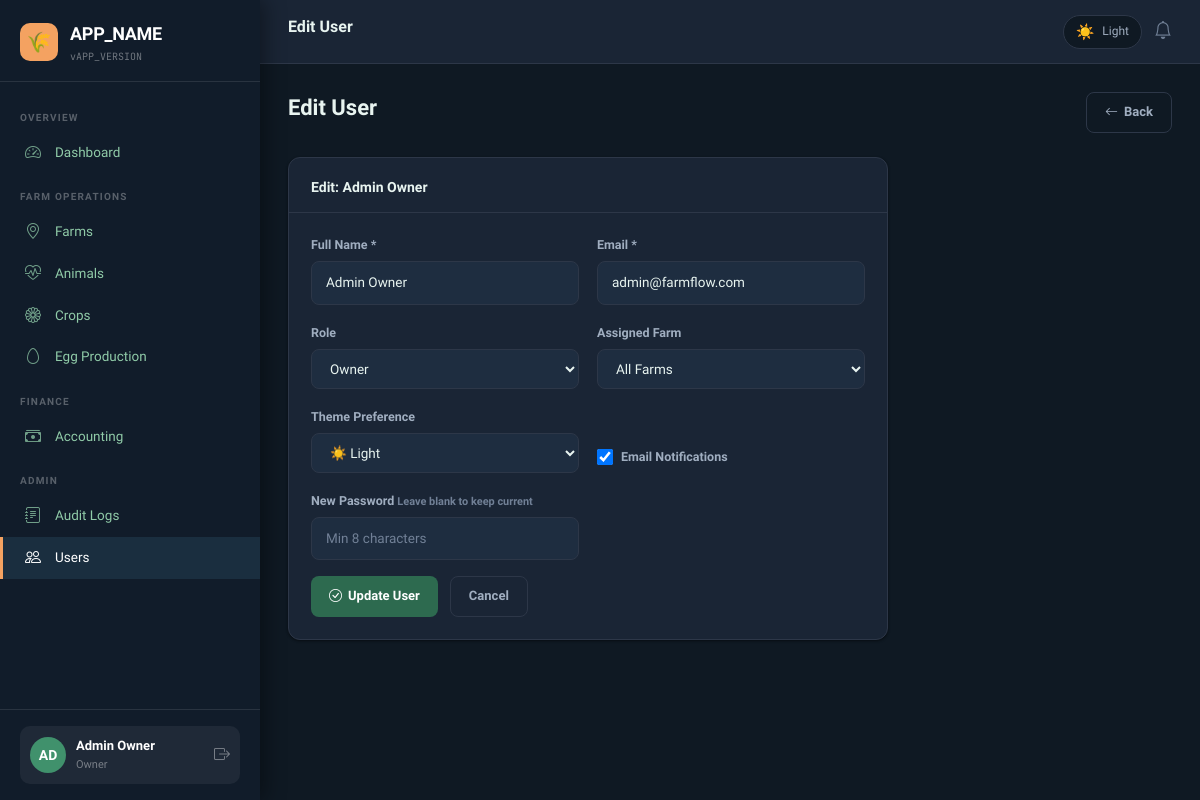
The app's page /modules/users/edit.php?id=1 (signed in) with its own data.
### tables this page shows
CREATE TABLE `users` (
  `id`                    INT UNSIGNED NOT NULL AUTO_INCREMENT,
  `name`                  VARCHAR(150) NOT NULL,
  `email`                 VARCHAR(255) NOT NULL,
  `password`              VARCHAR(255) NOT NULL COMMENT 'Bcrypt hashed',
  `role`                  ENUM('owner','manager','viewer') NOT NULL DEFAULT 'viewer',
  `farm_id`               INT UNSIGNED DEFAULT NULL COMMENT 'Primary farm assignment (NULL = all farms for owner)',
  `email_notifications`   TINYINT(1) NOT NULL DEFAULT 1,
  `theme_preference`      ENUM('light','dark') NOT NULL DEFAULT 'light',
  `last_login`            TIMESTAMP NULL DEFAULT NULL,
  `created_at`            TIMESTAMP NOT NULL DEFAULT CURRENT_TIMESTAMP,
  `updated_at`            TIMESTAMP NOT NULL DEFAULT CURRENT_TIMESTAMP ON UPDATE CURRENT_TIMESTAMP,
  PRIMARY KEY (`id`),
  UNIQUE KEY `uq_users_email` (`email`),
  INDEX `idx_users_role` (`role`),
  INDEX `idx_users_farm` (`farm_id`),
  CONSTRAINT `fk_users_farm` FOREIGN KEY (`farm_id`) REFERENCES `farms` (`id`) ON DELETE SET NULL
);

### core/auth.php (called while the page is built, shortened)
<?php
class Auth {
    public static function check(): bool {
        return isset($_SESSION['user_id']);
    }
    public static function user(): ?array {
        return [
            'id'    => $_SESSION['user_id'],
            'name'  => $_SESSION['user_name'],
            'email' => $_SESSION['user_email'],
            'role'  => $_SESSION['user_role'],
            'farm_id' => $_SESSION['farm_id'],
            'theme' => $_SESSION['theme'] ?? 'light',
            'email_notifications' => $_SESSION['email_notifications'] ?? false,
        ];
    }
    public static function role(): string {
        return $_SESSION['user_role'] ?? 'viewer';
    }
}

### core/db.php (called while the page is built, shortened)
<?php
class DB {
    private static ?PDO $instance = null;
    public static function getInstance(): PDO {
        if (self::$instance === null) {
            $dsn = sprintf(
                'mysql:host=%s;dbname=%s;charset=%s',
                DB_HOST, DB_NAME, DB_CHARSET
            );
            $options = [
                PDO::ATTR_ERRMODE            => PDO::ERRMODE_EXCEPTION,
                PDO::ATTR_DEFAULT_FETCH_MODE => PDO::FETCH_ASSOC,
                PDO::ATTR_EMULATE_PREPARES   => false,
            ];
            try {
                self::$instance = new PDO($dsn, DB_USER, DB_PASS, $options);
            } catch (PDOException $e) {
                error_log('DB Connection failed: ' . $e->getMessage());
                die(json_encode(['error' => 'Database connection failed. Please contact support.']));
            }
        }
        return self::$instance;
    }
    public static function query(string $sql, array $params = []): PDOStatement {
        $stmt = self::getInstance()->prepare($sql);
        $stmt->execute($params);
        return $stmt;
    }
    public static function row(string $sql, array $params = []): ?array {
        $row = self::query($sql, $params)->fetch();
        return $row ?: null;
    }
}

### core/rbac_logger_helpers.php (called while the page is built, shortened)
<?php
class RBAC {
    private static array $permissions = [
        'owner' => [
            'farms'    => ['view','create','edit','delete'],
            'animals'  => ['view','create','edit','delete','sell'],
            'crops'    => ['view','create','edit','delete','harvest'],
            'eggs'     => ['view','create','edit','delete'],
            'sales'    => ['view','create'],
            'logs'     => ['view'],
            'users'    => ['view','create','edit','delete'],
            'reports'  => ['view','export'],
        ],
        'manager' => [
            'farms'    => ['view'],
            'animals'  => ['view','create','edit','sell'],
            'crops'    => ['view','create','edit','harvest'],
            'eggs'     => ['view','create','edit'],
            'sales'    => ['view','create'],
            'logs'     => ['view'],
            'users'    => ['view'],
            'reports'  => ['view'],
        ],
        'viewer' => [
            'farms'    => ['view'],
            'animals'  => ['view'],
            'crops'    => ['view'],
            'eggs'     => ['view'],
            'sales'    => ['view'],
            'logs'     => ['view'],
            'users'    => [],
            'reports'  => ['view'],
        ],
    ];
    public static function can(string $module, string $action): bool {
        $role = Auth::role();
        return in_array($action, self::$permissions[$role][$module] ?? [], true);
    }
}
function e(string $str): string {
    return htmlspecialchars($str, ENT_QUOTES, 'UTF-8');
}

### modules/users/edit.php (the view, shortened to what this page needs)
<?php
require_once __DIR__ . '/../../core/db.php';
require_once __DIR__ . '/../../core/auth.php';
require_once __DIR__ . '/../../core/rbac_logger_helpers.php';
$id   = (int)($_GET['id'] ?? 0);
$user = DB::row("SELECT * FROM users WHERE id = ?", [$id]);
$pageTitle = 'Edit User';
$activeNav = 'users';
include __DIR__ . '/../../templates/header.php';
?>
<div class="ff-page-header">
  <div><h2 class="ff-page-title">Edit User</h2></div>
  <a href="index.php" class="ff-btn ff-btn-outline"><i class="bi bi-arrow-left"></i> Back</a>
</div>
<div class="ff-card" style="max-width:600px;">
  <div class="ff-card-header"><span class="ff-card-title">Edit: <?= e($user['name']) ?></span></div>
  <div class="ff-card-body">
    <form method="POST">
      <div class="grid-2" style="gap:18px;">
        <div>
          <label class="ff-form-label">Full Name *</label>
          <input type="text" name="name" class="ff-form-control" required value="<?= e($user['name']) ?>">
        </div>
        <div>
          <label class="ff-form-label">Email *</label>
          <input type="email" name="email" class="ff-form-control" required value="<?= e($user['email']) ?>">
        </div>
        <div>
          <label class="ff-form-label">Role</label>
          <select name="role" class="ff-form-control" <?= Auth::role() !== 'owner' ? 'disabled' : '' ?>>
            <?php foreach (['owner','manager','viewer'] as $r): ?>
            <option value="<?= $r ?>" <?= $user['role'] === $r ? 'selected' : '' ?>><?= ucfirst($r) ?></option>
            <?php endforeach; ?>
          </select>
        </div>
        <div>
          <label class="ff-form-label">Assigned Farm</label>
          <select name="farm_id" class="ff-form-control">
            <option value="">All Farms</option>
          </select>
        </div>
        <div>
          <label class="ff-form-label">Theme Preference</label>
          <select name="theme_preference" class="ff-form-control">
            <option value="light" <?= $user['theme_preference'] === 'light' ? 'selected' : '' ?>>☀️ Light</option>
          </select>
        </div>
        <div style="display:flex;flex-direction:column;justify-content:flex-end;">
          <label class="ff-form-label" style="display:flex;align-items:center;gap:8px;cursor:pointer;">
            <input type="checkbox" name="email_notifications" <?= $user['email_notifications'] ? 'checked' : '' ?> style="width:16px;height:16px;">
            Email Notifications
          </label>
        </div>
        <div>
          <label class="ff-form-label">New Password <small style="color:var(--text-muted);">Leave blank to keep current</small></label>
          <input type="password" name="new_password" class="ff-form-control" minlength="8" placeholder="Min 8 characters">
        </div>
      </div>
      <div class="d-flex gap-12 mt-16">
        <button type="submit" class="ff-btn ff-btn-primary"><i class="bi bi-check-circle"></i> Update User</button>
        <a href="index.php" class="ff-btn ff-btn-outline">Cancel</a>
      </div>
    </form>
  </div>
</div>
<?php include __DIR__ . '/../../templates/footer.php'; ?>

### templates/header.php (shortened to what this page needs)
<?php
$user  = Auth::user();
$theme = $user['theme'] ?? 'light';
$initials = strtoupper(substr($user['name'], 0, 2));
?>
<!DOCTYPE html>
<html lang="en" data-theme="<?= e($theme) ?>">
<head>
  <link rel="stylesheet" href="https://cdn.jsdelivr.net/npm/bootstrap@5.3.2/dist/css/bootstrap.min.css">
  <link rel="stylesheet" href="https://cdn.jsdelivr.net/npm/bootstrap-icons@1.11.3/font/bootstrap-icons.min.css">
  <link rel="stylesheet" href="<?= APP_URL ?>/assets/css/app.css">
</head>
<body>
<div class="ff-layout">
  <aside class="ff-sidebar" id="sidebar">
    <div class="ff-sidebar-brand">
      <div class="brand-icon">🌾</div>
      <div>
        <div class="brand-name"><?= APP_NAME ?></div>
        <div class="brand-version">v<?= APP_VERSION ?></div>
      </div>
    </div>
    <ul class="ff-nav">
      <li class="ff-nav-section">Overview</li>
      <li class="ff-nav-item <?= ($activeNav ?? '') === 'dashboard' ? 'active' : '' ?>">
        <a href="<?= APP_URL ?>/dashboard.php">
          <span class="nav-icon"><i class="bi bi-speedometer2"></i></span>
          Dashboard
        </a>
      </li>
      <li class="ff-nav-section">Farm Operations</li>
      <li class="ff-nav-item <?= ($activeNav ?? '') === 'farms' ? 'active' : '' ?>">
        <a href="<?= APP_URL ?>/modules/farms/index.php">
          <span class="nav-icon"><i class="bi bi-geo-alt"></i></span>
          Farms
        </a>
      </li>
      <li class="ff-nav-item <?= ($activeNav ?? '') === 'animals' ? 'active' : '' ?>">
        <a href="<?= APP_URL ?>/modules/animals/index.php">
          <span class="nav-icon"><i class="bi bi-heart-pulse"></i></span>
          Animals
        </a>
      </li>
      <li class="ff-nav-item <?= ($activeNav ?? '') === 'crops' ? 'active' : '' ?>">
        <a href="<?= APP_URL ?>/modules/crops/index.php">
          <span class="nav-icon"><i class="bi bi-flower1"></i></span>
          Crops
        </a>
      </li>
      <li class="ff-nav-item <?= ($activeNav ?? '') === 'eggs' ? 'active' : '' ?>">
        <a href="<?= APP_URL ?>/modules/eggs/index.php">
          <span class="nav-icon"><i class="bi bi-egg"></i></span>
          Egg Production
        </a>
      </li>
      <li class="ff-nav-section">Finance</li>
      <li class="ff-nav-item <?= ($activeNav ?? '') === 'accounting' ? 'active' : '' ?>">
        <a href="<?= APP_URL ?>/modules/accounting/index.php">
          <span class="nav-icon"><i class="bi bi-cash-stack"></i></span>
          Accounting
        </a>
      </li>
      <li class="ff-nav-section">Admin</li>
      <li class="ff-nav-item <?= ($activeNav ?? '') === 'logs' ? 'active' : '' ?>">
        <a href="<?= APP_URL ?>/modules/logs/index.php">
          <span class="nav-icon"><i class="bi bi-journal-text"></i></span>
          Audit Logs
        </a>
      </li>
      <?php if (RBAC::can('users', 'view')): ?>
      <li class="ff-nav-item <?= ($activeNav ?? '') === 'users' ? 'active' : '' ?>">
        <a href="<?= APP_URL ?>/modules/users/index.php">
          <span class="nav-icon"><i class="bi bi-people"></i></span>
          Users
        </a>
      </li>
      <?php endif; ?>
    </ul>
    <div class="ff-sidebar-footer">
      <div class="ff-user-card">
        <div class="ff-user-avatar"><?= e($initials) ?></div>
        <div class="ff-user-info">
          <div class="user-name"><?= e($user['name']) ?></div>
          <div class="user-role"><?= e($user['role']) ?></div>
        </div>
        <a href="<?= APP_URL ?>/auth/logout.php" title="Logout" style="margin-left:auto;color:rgba(255,255,255,.4);font-size:16px;">
          <i class="bi bi-box-arrow-right"></i>
        </a>
      </div>
    </div>
  </aside>
  <div class="ff-main">
    <header class="ff-header">
      <h1 class="ff-header-title"><?= e($pageTitle ?? 'Dashboard') ?></h1>
      <div class="ff-header-actions">
        <button class="theme-toggle" id="themeToggle" title="Toggle dark/light mode">
          <span class="toggle-icon" id="themeIcon">
          </span>
          <span id="themeLabel"><?= $theme === 'dark' ? 'Light' : 'Dark' ?></span>
        </button>
        <button style="background:none;border:none;font-size:18px;color:var(--text-muted);cursor:pointer;">
          <i class="bi bi-bell"></i>
        </button>
      </div>
    </header>
    <main class="ff-content">

### records on screen
users: name "AD", name "Admin Owner", role "Owner", email "admin@farmflow.com", email_notifications "☑"

### other values on screen
APP_NAME "APP_NAME"
APP_VERSION "APP_VERSION"
$pageTitle "Edit User"
